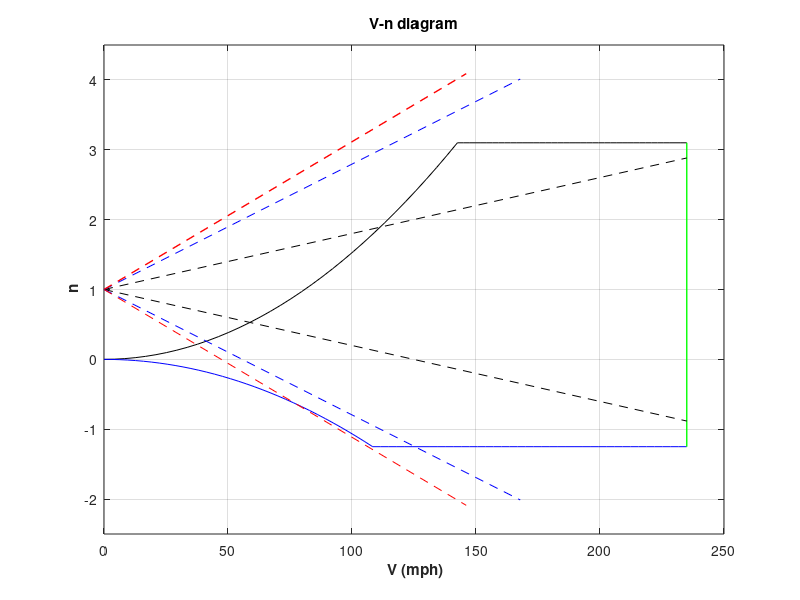

The MATLAB script that drew this image: (Note: this script raises an error after producing the figure.)
clc , clear all
%%
rho_h = 0.963*(2.205/(3.28084)^3) ; % in lb/ft^3
rho_sl = 1.225*(2.205/(3.28084)^3) ;
cl_pos_max = 1.337 ; % per radian
cl_neg_max = 0.9329 ; % per radian
weight = 1800*(2.20462262)*9.81*(3.28084) ; % in lb
S_area = 20.9704*(3.28084^2)  ; % m^2 wing span area 
n_pos_max = 3.1 ;
n_neg_max = 1.25 ;
V_pos_stall = sqrt(2*n_pos_max*weight/(rho_h*S_area*cl_pos_max)) ; % ft/s
V_neg_stall = sqrt(2*n_neg_max*weight/(rho_h*S_area*cl_neg_max)) ; % ft/s
V_pos_stall_mph = V_pos_stall/1.466 ; %mph
V_neg_stall_mph = V_neg_stall/1.466 ; %mph
V_cruse = 75*(3.28084) ; %ft/s
V_cruse_mph = 75*(3.28084)/1.466 ; % mph

%% v-n diagram
vel_upto_clmax_mph = linspace(0,V_pos_stall_mph,35);
n_plus_upto_clmax = (1/weight)*(.5*1.466^2*rho_h.*(vel_upto_clmax_mph.^2)*S_area*cl_pos_max) ;
vel_aft_clmax_mph = linspace(V_pos_stall_mph+.01,1.4*V_cruse_mph,40) ;
n_plus_aft_clmax = n_plus_upto_clmax(end).*linspace(1,1,length(vel_aft_clmax_mph));

vel_neg_upto_clmax_mph = linspace(0,V_neg_stall_mph,35);
n_neg_upto_clmax = -(1/weight)*(.5*1.466^2*rho_h.*(vel_neg_upto_clmax_mph.^2)*S_area*cl_neg_max) ;
vel__neg_aft_clmax_mph = linspace(V_neg_stall_mph+.01,1.4*V_cruse_mph,40) ;
n_neg_aft_clmax = n_neg_upto_clmax(end).*linspace(1,1,length(vel__neg_aft_clmax_mph));
%% assembly
n = [n_plus_upto_clmax,n_plus_aft_clmax];
vel = [vel_upto_clmax_mph,vel_aft_clmax_mph] ;
n_neg = [n_neg_upto_clmax,n_neg_aft_clmax] ;
vel_neg = [vel_neg_upto_clmax_mph,vel__neg_aft_clmax_mph] ;
%% ploting
plot(vel,n,'k',vel_neg,n_neg,'b',[vel(end),vel_neg(end)],[n(end),n_neg(end)],'g','linewidth',1'); grid on;
xlabel('\bf V (mph)') ; ylabel('\bf n'); title('V-n diagram');
hold on
%% adding the corner point in V_n diagram for low mid and high

%%


%% low gust
wgh = 1800*(2.20462262)*9.81*(3.28084) ; % in lb ; % aircraft weight in lbs     
%S_area = 225.7235 ; % wing area in ft^2
%cl_pos_max = 1.337 ; % 
W_F_S = wgh/S_area ;

u_gust = [25, 56, 66] ; % in ft/s   low gust speed considered in upward dirn
V_cruise = 75*(3.28084)  ; % in ft/s cruze speed in right-hori
V_stall = sqrt(2*n_pos_max*wgh/(rho_h*S_area*1.54))  ; %in mph
V_plot = [1.4*V_cruise, V_cruise, 1.1*V_stall] ; 
cl_alpha3d = 4.7163 ; % per radian

Weight = 3968.321 ; % aircraft weight in lbs     
MAC = 5.3117 ; % in ft
W_m_S = Weight/S_area ; %v in lb/ft^2 wing loading

mu_g = (2*W_m_S)/(rho_sl*(0.031081)*MAC*cl_alpha3d) ;
K_g = 0.88*mu_g/(5.3 + mu_g) ;

dn_low = rho_h*(0.031081)*K_g*u_gust(1)*V_plot(1)*cl_alpha3d/(2*W_m_S) ;
dn_med = rho_h*(0.031081)*K_g*u_gust(2)*V_plot(2)*cl_alpha3d/(2*W_m_S) ;
dn_hig = rho_h*(0.031081)*K_g*u_gust(3)*V_plot(3)*cl_alpha3d/(2*W_m_S) ;

dn = [dn_low, dn_med, dn_hig] 
n_gust = [1+dn_low, 1+dn_med, 1+dn_hig] ;
n_neg_gust = [1-dn_low, 1-dn_med, 1-dn_hig] ;
V_plot_mph = (1/1.466).*V_plot ;
plot([0,V_plot_mph(1)],[1, n_gust(1)],'--k',[0,V_plot_mph(2)],[1,n_gust(2)],'--b',[0,V_plot_mph(3)],[1,n_gust(3)],'--r','linewidth',1) ;
grid on;
hold on;
plot([0,V_plot_mph(1)],[1,n_neg_gust(1)],'--k',[0,V_plot_mph(2)],[1,n_neg_gust(2)],'--b',[0,V_plot_mph(3)],[1,n_neg_gust(3)],'--r') ;
% legend('low gust','med gust','high gust');
ylim([-2.5,4.5]);
xlim([0,250]);
ax = gca;
ax.FontSize = 14;
ax.XAxis.LineWidth = 1.2;
ax.YAxis.LineWidth = 1.2;
